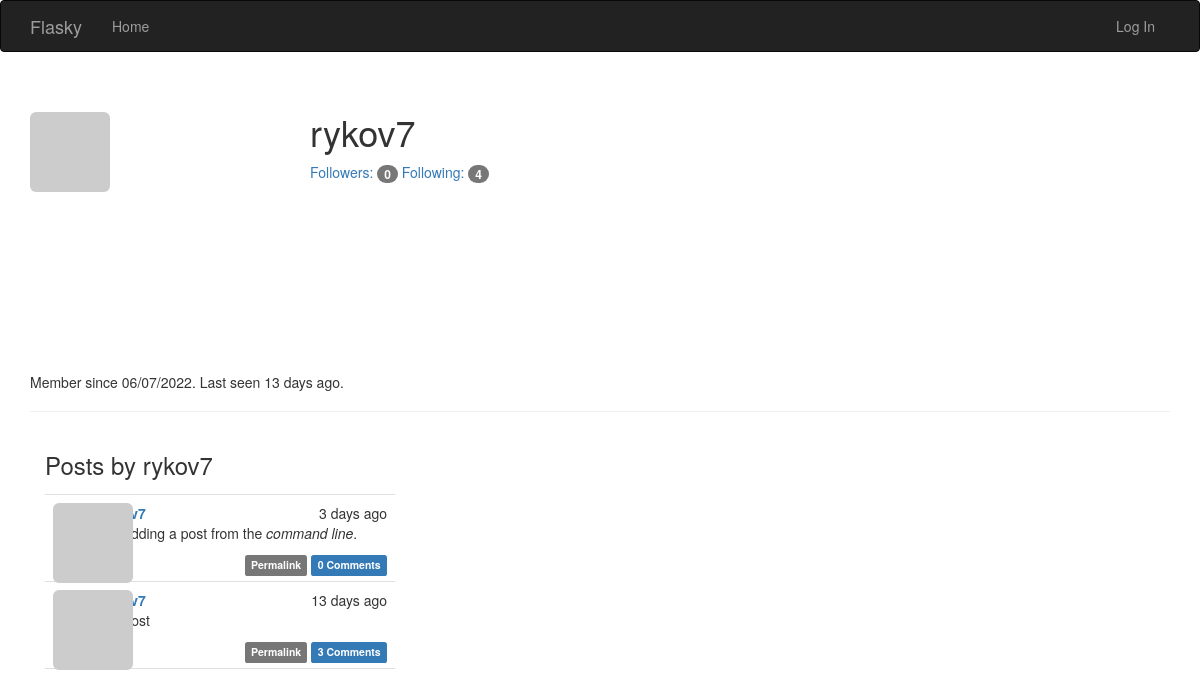
The app's page /user/rykov7, older data.
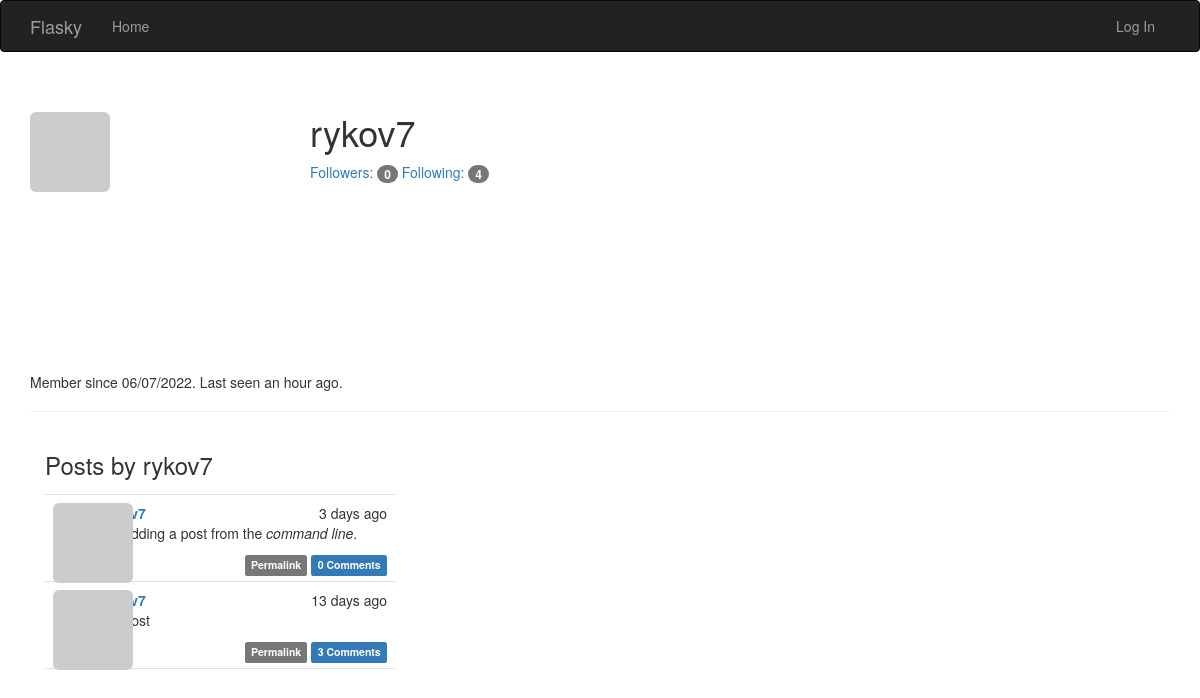
The same page, newer data.
### app/models.py (models this page shows, shortened)
class User(UserMixin, db.Model):
    __tablename__ = 'users'
    id = db.Column(db.Integer, primary_key=True)
    email = db.Column(db.String(64), unique=True, index=True)
    username = db.Column(db.String(64), unique=True, index=True)
    password_hash = db.Column(db.String(128))
    role_id = db.Column(db.Integer, db.ForeignKey('roles.id'))
    confirmed = db.Column(db.Boolean, default=False)
    name = db.Column(db.String(64))
    location = db.Column(db.String(64))
    about_me = db.Column(db.Text())
    member_since = db.Column(db.DateTime(), default=datetime.utcnow)
    last_seen = db.Column(db.DateTime(), default=datetime.utcnow)
    avatar_hash = db.Column(db.String(32))
    posts = db.relationship('Post', backref='author', lazy='dynamic')
    comments = db.relationship('Comment', backref='author', lazy='dynamic')
    followed = db.relationship('Follow',
                               foreign_keys=[Follow.follower_id],
                               backref=db.backref('follower', lazy='joined'),
                               lazy='dynamic',
                               cascade='all, delete-orphan')
    followers = db.relationship('Follow',
                                foreign_keys=[Follow.followed_id],
                                backref=db.backref('followed', lazy='joined'),
                                lazy='dynamic',
                                cascade='all, delete-orphan')
    @property
    def password(self):
        raise AttributeError('password is not a readable attribute')
    def gravatar(self, size=100, default='identicon', rating='g'):
        if request.is_secure:
            url = 'https://secure.gravatar.com/avatar'
        else:
            url = 'http://secure.gravatar.com/avatar'
        hash = hashlib.md5(self.email.lower().encode('utf-8')).hexdigest()
        return f'{url}/{hash}?s={size}&d={default}&r={rating}'

class Post(db.Model):
    __tablename__ = 'posts'
    id = db.Column(db.Integer, primary_key=True)
    body = db.Column(db.Text)
    body_html = db.Column(db.Text)
    timestamp = db.Column(db.DateTime, index=True, default=datetime.utcnow)
    author_id = db.Column(db.Integer, db.ForeignKey('users.id'))
    comments = db.relationship('Comment', backref='post', lazy='dynamic')

### app/main/views.py (the view)
@main.route('/user/<username>')
def user(username):
    user = User.query.filter_by(username=username).first_or_404()
    posts = user.posts.order_by(Post.timestamp.desc()).all()
    return render_template('user.html', user=user, posts=posts)

### app/auth/views.py (called while the page is built)
@auth.before_app_request
def before_request():
    if current_user.is_authenticated:
        current_user.ping()
        if not current_user.confirmed \
                and request.blueprint != 'auth' \
                and request.endpoint != 'static':
            return redirect(url_for('auth.unconfirmed'))

### app/main/__init__.py (called while the page is built)
@main.app_context_processor
def inject_permissions():
    return dict(Permission=Permission)

### app/models.py (called while the page is built)
    def can(self, permissions):
        return False

    def is_administrator(self):
        return False

### app/templates/user.html (shortened to what this page needs)
{% extends "base.html" %}
{% import "bootstrap/wtf.html" as wtf %}
{% block page_content %}
    <div class="page-header">
        <img class="img-rounded profile-thumbnail" src="{{ user.gravatar(size=256) }}">
        <div class="profile-header">
            <h1>{{ user.username }}</h1>
        <a href="{{ url_for('.followers', username=user.username) }}">
            Followers: <span class="badge">{{ user.followers.count() - 1 }}</span></a>
        <a href="{{ url_for('.followed_by', username=user.username) }}">
            Following: <span class="badge">{{ user.followed.count() - 1 }}</span></a>
            </div>
        <p>
            Member since {{ moment(user.member_since).format('L') }}.
            Last seen {{ moment(user.last_seen).fromNow() }}.
        </p>
    </div>
    <div class="col-md-4">
        <h3>Posts by {{user.username}} </h3>
        {% include '_posts.html' %}
    </div>
{% endblock %}

### app/templates/base.html (shortened to what this page needs)
{% extends "bootstrap/base.html" %}
{% block head %}
{{ super() }}
<link rel="stylesheet" type="text/css" href="{{ url_for('static', filename='styles.css') }}">
{% endblock %}
{% block navbar %}
<div class="navbar navbar-inverse" role="navigation">
    <div class="container">
        <div class="navbar-header">
            <a class="navbar-brand" href="/">Flasky</a>
        </div>
        <div class="navbar-collapse collapse">
            <ul class="nav navbar-nav">
                <li><a href="/">Home</a></li>
            </ul>
            <ul class="nav navbar-nav navbar-right">
                {% if current_user.is_authenticated %}
            <li class="dropdown">
            <a href="#" class="dropdown-toggle" data-toggle="dropdown">
            <img src="{{ current_user.gravatar(size=18) }}">
                &nbsp;{{ current_user.username }} <b class="caret"></b></a>
                    <ul class="dropdown-menu">
                         <li><a href="#">Change Password</a></li>
                        <li><a href="#">Change Email</a></li>
                        <li><a href="{{ url_for('auth.logout') }}">Log Out</a></li>
                    </ul></li>
                    {% else %}
                <li><a href="{{ url_for('auth.login') }}">Log In</a></li>
                {% endif %}
            </ul>
        </div>
    </div>
</div>
{% endblock %}
{% block content %}
<div class="container">
    {% block page_content %}{% endblock %}
</div>
{% endblock %}

### app/templates/_posts.html (shortened to what this page needs)
<ul class="posts">
    {% for post in posts %}
    <li class="post">
        <div class="profile-thumbnail">
            <a href="{{ url_for('.user', username=post.author.username) }}">
                <img class="img-rounded profile-thumbnail" src="{{ post.author.gravatar(size=40) }}">
            </a>
        </div>
        <div class="post-date">{{ moment(post.timestamp).fromNow() }}</div>
        <div class="post-author">
            <a href="{{ url_for('.user', username=post.author.username) }}">
            </a>
        </div>
       <div class="post-content">
        <div class="post-body">
            {% if post.body_html %}
                {{ post.body_html | safe }}
            {% else %}
                {{ post.body }}
        {% endif %}
        </div>
        <div class="post-footer">
            <a href="{{ url_for('.post', id=post.id) }}">
                <span class="label label-default">Permalink</span></a>
            <a href="{{ url_for('.post', id=post.id) }}#comments">
                <span class="label label-primary">
                {{ post.comments.count() }} Comments
                </span></a>
        </div>
</div>
    </li>
    {% endfor %}
</ul>

### app/static/styles.css (style rules this page uses)
.profile-thumbnail { position: absolute; }
.profile-header { min-height: 260px; margin-left: 280px; }
ul.posts { list-style-type: none; padding: 0px; margin: 16px 0px 0px 0px; border-top: 1px solid #e0e0e0; }
ul.posts li.post { padding: 8px; border-bottom: 1px solid #e0e0e0; }
div.post-date { float: right; }
div.post-author { font-weight: bold; margin-left: 48px; }
div.post-content { margin-left: 48px; min-height: 48px; }
div.post-footer { text-align: right; }

Row changes from the older to the newer data that the page shows:
changed User "rykov7": last_seen "13 days ago" → "an hour ago"
